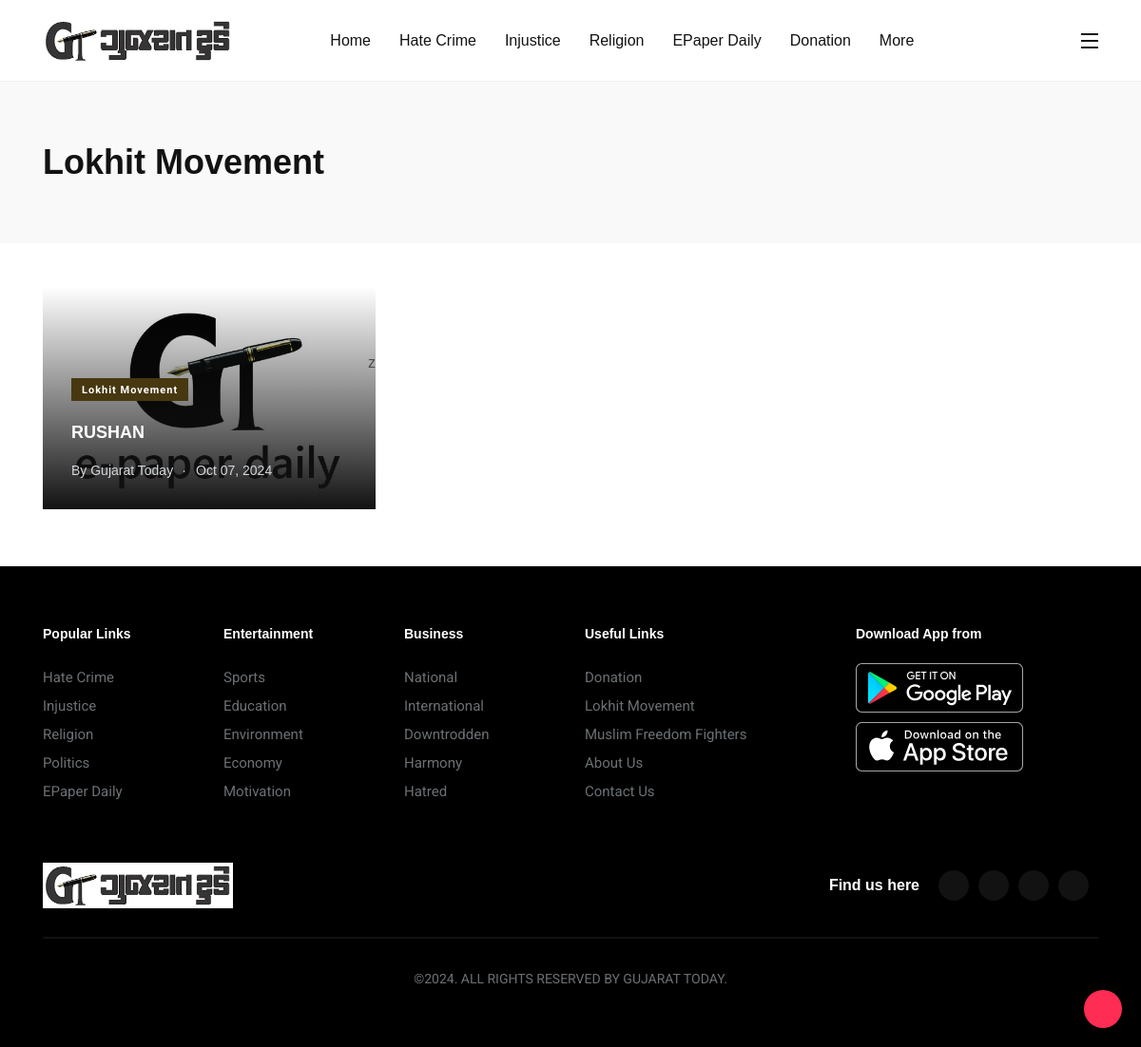
Page /lokhit-movement/ on the committed database.
### myapp/models.py (models this page shows, shortened)
class SiteLogo(models.Model):
    logo = models.ImageField(upload_to='logos/')  # Directory where logos will be uploaded
    alt_text = models.CharField(max_length=255, blank=True, null=True)

class Lokhitmovement(models.Model):
    title = models.CharField(max_length=255)
    pdf = models.FileField(upload_to='documents/')
    uploaded_at = models.DateTimeField(auto_now_add=True)
    name = models.CharField(max_length=255, default="Lokhit Movement")
    class Meta:
        ordering = ['-uploaded_at']
    def __str__(self):
        return self.title

### myapp/views.py (the view)
# urls.py: path('lokhit-movement/', lokhitmovement_view, name='lokhitmovement_view'),
def lokhitmovement_view(request):
    logo = SiteLogo.objects.all()
    lokhitmovement = Lokhitmovement.objects.all()
    print("All lokhitmovement", lokhitmovement)
    return render(request, 'lokhit-movement.html', {'logo': logo, 'lokhitmovement': lokhitmovement})

### templates/lokhit-movement.html (shortened to what this page needs)
{% extends 'base.html' %}
{% block start %}
<section class="banner banner__default bg-grey-light-three">
    <div class="container">
        <div class="row align-items-center">
            <div class="col-lg-12">
                <div class="post-title-wrapper">
                    <h2 class="m-b-xs-0 axil-post-title hover-line">Lokhit Movement</h2>
                </div>
            </div>
        </div>
    </div>
</section>
<section class="section-gap section-gap-top__with-text trending-stories">
    <div class="container">
        <div class="row">
            {% for document in lokhitmovement %}
            <div class="col-lg-4">
                <div class="axil-img-container m-b-xs-30">
                    <a href="{{ document.pdf.url }}" class="d-block" target="_blank">
                        {% load static %}
                        <img src="{% static 'images/gt-epaper-daily.jpg' %}" alt="ePaper PDF" class="w-100">
                        <div class="grad-overlay"></div>
                    </a>
                    <div class="media post-block position-absolute">
                        <div class="media-body">
                            <div class="post-cat-group m-b-xs-10">
                                <a href="#" class="post-cat cat-btn" style="background-color: #473810;">
                                    Lokhit Movement
                                </a>
                            </div>
                            <div class="axil-media-bottom">
                                <h3 class="axil-post-title hover-line hover-line">
                                    <a href="{{ document.pdf.url }}" target="_blank">{{ document.title }}</a>
                                </h3>
                                <div class="post-metas">
                                    <ul class="list-inline">
                                        <li>By <a href="#">Gujarat Today</a></li>
                                        <li><i class="dot">.</i>{{ document.uploaded_at|date:"M d, Y" }}</li>
                                    </ul>
                                </div>
                            </div>
                        </div>z
                    </div>
                </div>
            </div>
            {% endfor %}
        </div>
    </div>
</section>
{% endblock %}

### templates/base.html (shortened to what this page needs)
{% load static %}
<!DOCTYPE html>
<html lang="en">
<head>
    <link rel="stylesheet" href="https://stackpath.bootstrapcdn.com/bootstrap/4.5.2/css/bootstrap.min.css">
	<link rel="stylesheet" type="text/css" href="{% static 'css/fontawesome-all.min.css' %}">
	<link rel="stylesheet" type="text/css" href="{% static 'css/iconfont.css' %}">
	<link rel="stylesheet" type="text/css" href="{% static 'css/vendor/bootstrap.min.css' %}">
	<link rel="stylesheet" href="{% static 'css/vendor/owl.carousel.min.css' %}">
	<link rel="stylesheet" type="text/css" href="{% static 'css/vendor/magnific-popup.css' %}">
	<link rel="stylesheet" type="text/css" href="{% static 'css/vendor/animate.css' %}">
	<link rel="stylesheet" type="text/css" href="{% static 'css/vendor/slick.css' %}">
	<link rel="stylesheet" type="text/css" href="{% static 'css/style.css' %}">
	<link rel="stylesheet" type="text/css" href="{% static 'css/loader.css' %}">
	<link rel="stylesheet" href="https://cdnjs.cloudflare.com/ajax/libs/animate.css/4.1.1/animate.min.css"/>
	<link rel="stylesheet"
		href="https://cdnjs.cloudflare.com/ajax/libs/OwlCarousel2/2.3.4/assets/owl.carousel.min.css" />
	<link rel="stylesheet"
		href="https://cdnjs.cloudflare.com/ajax/libs/OwlCarousel2/2.3.4/assets/owl.theme.default.min.css" />
</head>
<body>
	<div class="main-content">
		<header class="page-header">
			<nav class="navbar">
				<div class="container">
					<div class="navbar-inner">
						<div class="brand-logo-container">
							<a href="{% url 'index' %}">
								{% for logo in logo %}
								<img src="{{ logo.logo.url }}" alt="{{ logo.alt_text }}" class="brand-logo">
								{% endfor %}
							</a>
						</div>
						<div class="main-nav-wrapper m-auto">
							<ul class="main-navigation list-inline" id="main-menu">
							</ul>
						</div>
						<div class="navbar-extra-features ml-auto">
							<a href="#side-nav-toggler" class="side-nav-toggler" id="side-nav-toggler">
								<span></span>
								<span></span>
								<span></span>
							</a>
						</div>
						<div class="main-nav-toggler" id="goTopBtn" onclick="goToTop()">
						</div>
					</div>
				</div>
			</nav>
		</header>
	</div>
	{% block start %}
	{% endblock %}
	<footer class="page-footer bg-grey-dark-key">
		<div class="container">
			<div class="footer-top">
				<div class="row">
					<div class="col-lg-2 col-md-4 col-6">
						<div class="footer-widget">
							<h2 class="footer-widget-title">
								Popular Links
							</h2>
							<ul class="footer-nav">
								<li><a href="/hate-crime">Hate Crime</a></li>
								<li><a href="/injustice">Injustice</a></li>
								<li><a href="/religion">Religion</a></li>
								<li><a href="/politics">Politics</a></li>
								<li><a href="/epaper-daily">EPaper Daily</a></li>
							</ul>
						</div>
					</div>
					<div class="col-lg-2 col-md-4 col-6">
						<div class="footer-widget">
							<h2 class="footer-widget-title">
								Entertainment
							</h2>
							<ul class="footer-nav">
								<li><a href="/sports">Sports</a></li>
								<li><a href="/education">Education</a></li>
								<li><a href="/environment">Environment</a></li>
								<li><a href="/economy">Economy</a></li>
								<li><a href="/motivation">Motivation</a></li>
							</ul>
						</div>
					</div>
					<div class="col-lg-2 col-md-4 col-6">
						<div class="footer-widget">
							<h2 class="footer-widget-title">
								Business
							</h2>
							<ul class="footer-nav">
								<li><a href="/national">National</a></li>
								<li><a href="/international">International</a></li>
								<li><a href="/downtrodden">Downtrodden</a></li>
								<li><a href="/harmony">Harmony</a></li>
								<li><a href="/hatred">Hatred</a></li>
							</ul>
						</div>
					</div>
					<div class="col-lg-3 col-md-4 col-6">
						<div class="footer-widget">
							<h2 class="footer-widget-title">
								Useful Links
							</h2>
							<ul class="footer-nav">
								<li><a href="/donation">Donation</a></li>
								<li><a href="/lokhit-movement">Lokhit Movement</a></li>
								<li><a href="/muslim-freedom-fighters">Muslim Freedom Fighters</a></li>
								<li><a href="/about-us">About Us</a></li>
								<li><a href="/contact">Contact Us</a></li>
							</ul>
						</div>
					</div>
					<div class="col-lg-2 col-md-4 col-12">
						<div class="footer-widget app-img">
							<h2 class="footer-widget-title">
								Download App from
							</h2>
							<a target="_blank" href="#" rel="noopener noreferrer"><img loading="lazy"
									src="/static/images/playstore.svg" height="52" width="176"
									alt="Download android app - Divya Bhaskar" class="mb-3 m-r-xs-10"></a>
							<a target="_blank" href="#" rel="noopener noreferrer"><img loading="lazy" class="mb-3"
									src="/static/images/ios.svg" height="52" width="176"
									alt="Download android app - Divya Bhaskar"></a>
						</div>
					</div>
				</div>
			</div>
			<div class="footer-mid">
				<div class="row align-items-center">
					<div class="col-md">
						<div class="footer-logo-container">
							<a href="{% url 'index' %}">
								{% for logo in logo %}
								<img src="{{ logo.logo.url }}" alt="{{ logo.alt_text }}" class="brand-logo">
								{% endfor %}
							</a>
						</div>
					</div>
					<div class="col-md-auto">
						<div class="footer-social-share-wrapper">
							<div class="footer-social-share">
								<div class="axil-social-title">Find us here</div>
								<ul class="social-share social-share__with-bg">
									<li><a href="https://www.facebook.com/gujarattodaydaily" target="_blank"></a></li>
											<li><a href="https://x.com/gujarattoday" target="_blank"></a></li>
											<li><a href="https://www.instagram.com/gujarattodaydaily/" target="_blank"></a></li>
											<li><a href="https://www.youtube.com/channel/UCsYlCmM_grlXQjzUiAPWmEQ" target="_blank"></a></li>
								</ul>
							</div>
						</div>
					</div>
				</div>
			</div>
			<div class="footer-bottom">
				<p class="axil-copyright-txt justify-content-center text-uppercase">
					©<span id="currentYear"> </span>. All rights reserved by Gujarat Today.
				</p>
			</div>
		</div>
	</footer>
</body>
</html>

### rows in the picture
SiteLogo: logo (picture)
Lokhitmovement: title "RUSHAN", uploaded_at "Oct 07, 2024"
